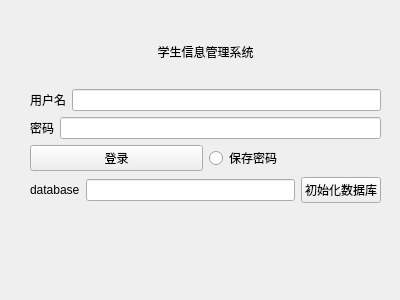
<?xml version="1.0" encoding="UTF-8"?>
<ui version="4.0">
 <class>Form</class>
 <widget class="QWidget" name="Form">
  <property name="geometry">
   <rect>
    <x>0</x>
    <y>0</y>
    <width>400</width>
    <height>300</height>
   </rect>
  </property>
  <property name="windowTitle">
   <string>Form</string>
  </property>
  <widget class="QWidget" name="layoutWidget">
   <property name="geometry">
    <rect>
     <x>30</x>
     <y>20</y>
     <width>351</width>
     <height>251</height>
    </rect>
   </property>
   <layout class="QVBoxLayout" name="verticalLayout">
    <item>
     <widget class="QLabel" name="label">
      <property name="layoutDirection">
       <enum>Qt::LeftToRight</enum>
      </property>
      <property name="frameShape">
       <enum>QFrame::NoFrame</enum>
      </property>
      <property name="frameShadow">
       <enum>QFrame::Plain</enum>
      </property>
      <property name="text">
       <string>学生信息管理系统</string>
      </property>
      <property name="alignment">
       <set>Qt::AlignCenter</set>
      </property>
     </widget>
    </item>
    <item>
     <layout class="QHBoxLayout" name="horizontalLayout">
      <item>
       <widget class="QLabel" name="label_2">
        <property name="text">
         <string>用户名</string>
        </property>
       </widget>
      </item>
      <item>
       <widget class="QLineEdit" name="user_name"/>
      </item>
     </layout>
    </item>
    <item>
     <layout class="QHBoxLayout" name="horizontalLayout_2">
      <item>
       <widget class="QLabel" name="label_3">
        <property name="text">
         <string>密码</string>
        </property>
       </widget>
      </item>
      <item>
       <widget class="QLineEdit" name="user_password">
        <property name="echoMode">
         <enum>QLineEdit::Password</enum>
        </property>
       </widget>
      </item>
     </layout>
    </item>
    <item>
     <layout class="QHBoxLayout" name="horizontalLayout_3">
      <item>
       <widget class="QPushButton" name="user_in">
        <property name="text">
         <string>登录</string>
        </property>
       </widget>
      </item>
      <item>
       <widget class="QRadioButton" name="user_radio">
        <property name="text">
         <string>保存密码</string>
        </property>
       </widget>
      </item>
     </layout>
    </item>
    <item>
     <layout class="QHBoxLayout" name="horizontalLayout_4">
      <item>
       <widget class="QLabel" name="label_4">
        <property name="text">
         <string>database</string>
        </property>
       </widget>
      </item>
      <item>
       <widget class="QLineEdit" name="user_database"/>
      </item>
      <item>
       <widget class="QPushButton" name="user_database_button">
        <property name="text">
         <string>初始化数据库</string>
        </property>
       </widget>
      </item>
     </layout>
    </item>
    <item>
     <widget class="QLabel" name="user_word">
      <property name="text">
       <string/>
      </property>
     </widget>
    </item>
   </layout>
  </widget>
 </widget>
 <resources/>
 <connections/>
</ui>
